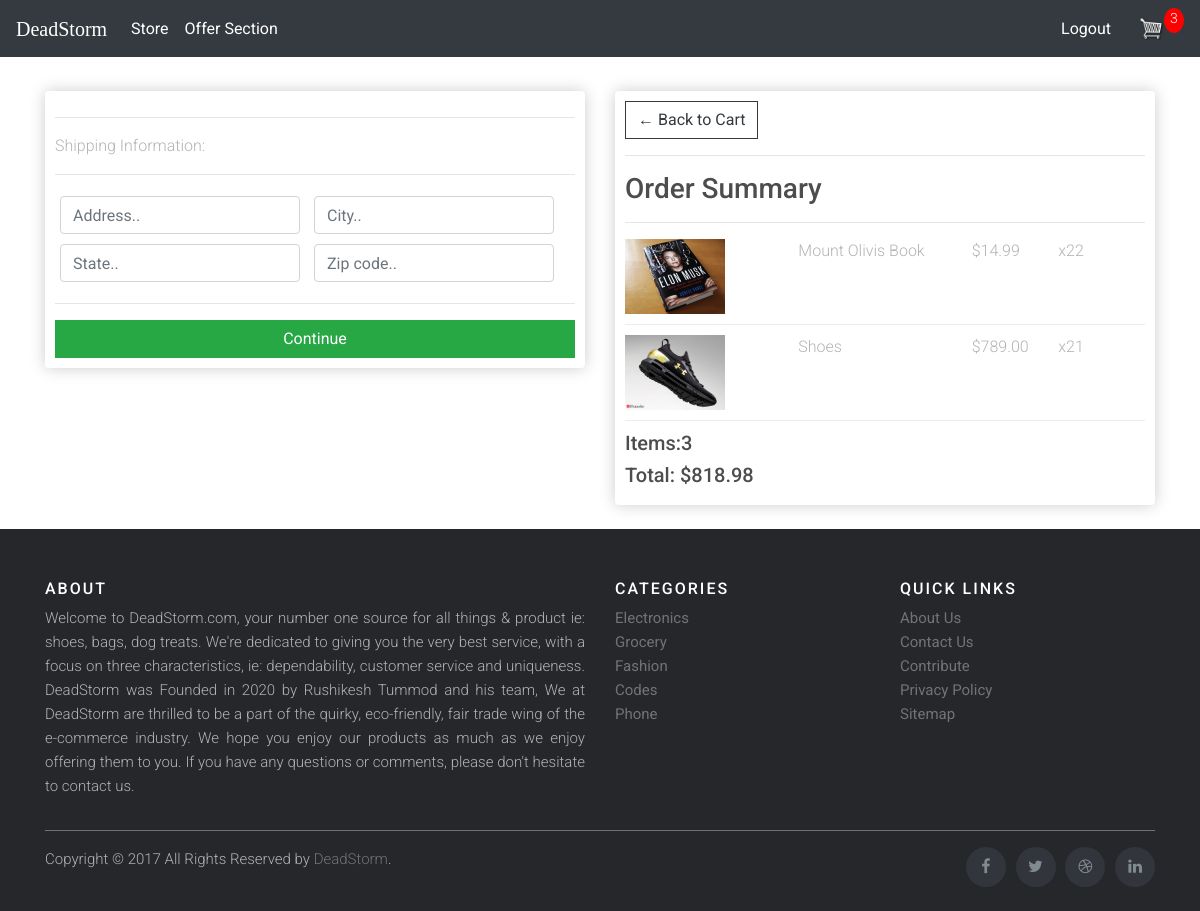
Before: /checkout/ (signed in) with the older database file.
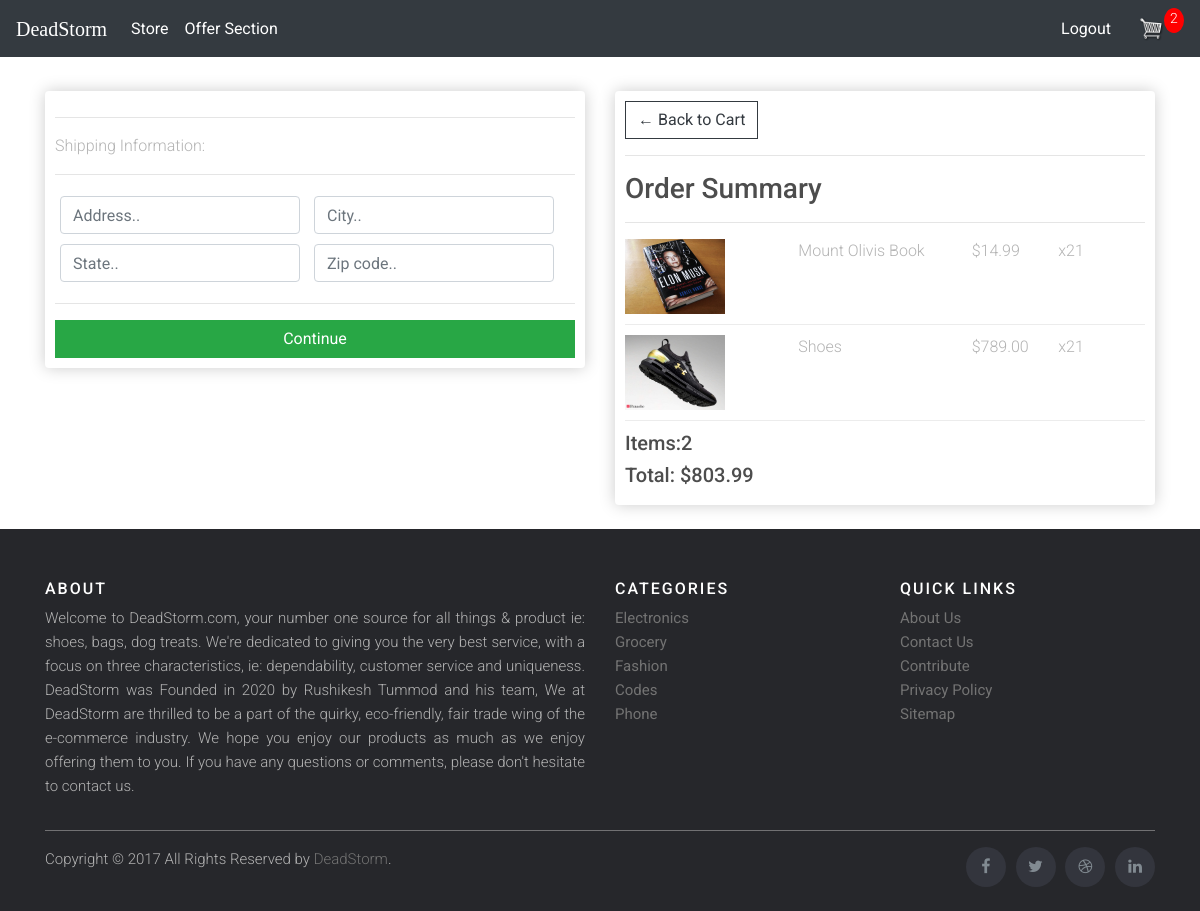
After: the same page with the newer database file.
### store/models.py (models this page shows, shortened)
class OrderItem(models.Model):
	product=models.ForeignKey(Product, on_delete=models.SET_NULL,blank=True, null= True)
	order=models.ForeignKey(Order, on_delete=models.SET_NULL,blank=True, null= True)
	quantity=models.IntegerField(default=0,null=True,blank=True)
	date_added = models.DateField(auto_now_add=True)
	@property
	def get_total(self):
		total=self.product.price * self.quantity
		return total

class Order(models.Model):
	customer=models.ForeignKey(Customer, on_delete=models.SET_NULL,blank=True, null= True)
	date_ordered = models.DateField(auto_now_add=True)
	complete = models.BooleanField(default=False,null=True,blank=False)
	transaction_id= models.CharField(max_length=200)
	@property
	def shipping(self):
		shipping=False
		orderItems=self.orderitem_set.all()
		for i in orderItems:
			if i.product.digital == False:
				shipping=True
		return shipping
	@property
	def get_cart_total(self):
		orderitems=self.orderitem_set.all()
		total=sum([item.get_total for item in orderitems])
		return total
	@property
	def get_cart_items(self):
		orderitems=self.orderitem_set.all()
		total=sum([item.quantity for item in orderitems])
		return total

class Product(models.Model):
	name = models.CharField(max_length=200)
	price = models.DecimalField(max_digits=7,decimal_places=2)
	digital = models.BooleanField(default=False,null=True, blank=False)
	image=models.ImageField(null=True,blank=True)
	@property
	def imageURL(self):
		try:
			url=self.image.url
		except:
			url=''
		return url

### store/views.py (the view)
# urls.py: path('checkout/',views.checkout,name='checkout'),
def checkout(request):
	data=cartData(request)
	CartItems=data['CartItems']
	order=data['order']
	items=data['items']
	context={'items':items,'order':order,'CartItems':CartItems}
	return render(request, 'store/checkout.html', context)

### store/utils.py (called while the page is built)
def cartData(request):
	if request.user.is_authenticated:
		customer,created = Customer.objects.get_or_create(user=request.user)
		order,created=Order.objects.get_or_create(customer=customer,complete=False)
		items=order.orderitem_set.all()
		CartItems=order.get_cart_items
	else:
		cookieData=cookieCart(request)
		CartItems=cookieData['CartItems']
		order=cookieData['order']
		items=cookieData['items']
	return {'CartItems':CartItems,'order':order,'items':items}

### store/templates/store/checkout.html (shortened to what this page needs)
{% extends 'store/main.html' %}
{% load static %}
{% block content %}
    <div class="row">
		<div class="col-lg-6">
			<div class="box-element" id="form-wrapper">
				<form id="form">
					<div id="shipping-info">
						<hr>
						<p>Shipping Information:</p>
						<hr>
						<div class="form-field">
							<input class="form-control" type="text" name="address" placeholder="Address..">
						</div>
						<div class="form-field">
							<input class="form-control" type="text" name="city" placeholder="City..">
						</div>
						<div class="form-field">
							<input class="form-control" type="text" name="state" placeholder="State..">
						</div>
						<div class="form-field">
							<input class="form-control" type="text" name="zipcode" placeholder="Zip code..">
						</div>
					</div>
					<hr>
					<input id="form-button" class="btn btn-success btn-block" type="submit" value="Continue">
				</form>
			</div>
			<br>
		</div>
		<div class="col-lg-6">
			<div class="box-element">
				<a  class="btn btn-outline-dark" href="{% url 'cart' %}">&#x2190; Back to Cart</a>
				<hr>
				<h3>Order Summary</h3>
				<hr>
				{% for item in items %}
				<div class="cart-row">
					<div style="flex:2"><img class="row-image" src="{{item.product.imageURL}}"></div>
					<div style="flex:2"><p>{{item.product.name}}</p></div>
					<div style="flex:1"><p>${{item.product.price}}</p></div>
					<div style="flex:1"><p>x2{{item.quantity}}</p></div>
				</div>
				{% endfor %}
				<h5>Items:{{order.get_cart_items}}</h5>
				<h5>Total:   ${{order.get_cart_total|floatformat:2}}</h5>
			</div>
		</div>
	</div>
{% endblock content %}

Changed rows visible on the page:
changed OrderItem "Mount Olivis Book": quantity "2" → "1"
changed through a linked row, Order: get_cart_items "3" → "2"; get_cart_total "818.98" → "803.99"
Other visible differences:
{{ CartItems }}: "3" → "2"
